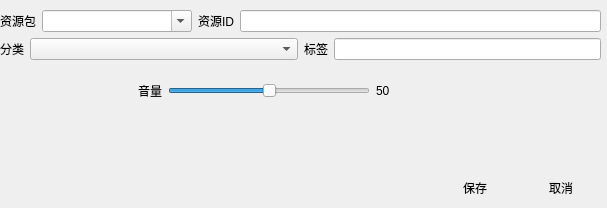
<?xml version="1.0" encoding="UTF-8"?>
<ui version="4.0">
 <class>AddAudioWindow</class>
 <widget class="QWidget" name="AddAudioWindow">
  <property name="geometry">
   <rect>
    <x>0</x>
    <y>0</y>
    <width>607</width>
    <height>208</height>
   </rect>
  </property>
  <property name="windowTitle">
   <string>添加音频</string>
  </property>
  <property name="windowIcon">
   <iconset resource="orion.qrc">
    <normaloff>:/images/unique32.png</normaloff>:/images/unique32.png</iconset>
  </property>
  <widget class="QWidget" name="layoutWidget">
   <property name="geometry">
    <rect>
     <x>0</x>
     <y>10</y>
     <width>601</width>
     <height>191</height>
    </rect>
   </property>
   <layout class="QVBoxLayout" name="verticalLayout">
    <item>
     <layout class="QHBoxLayout" name="horizontalLayout_5">
      <item>
       <widget class="QLabel" name="label_2">
        <property name="text">
         <string>资源包</string>
        </property>
       </widget>
      </item>
      <item>
       <widget class="QComboBox" name="pkgcomboBox">
        <property name="sizePolicy">
         <sizepolicy hsizetype="Preferred" vsizetype="Fixed">
          <horstretch>0</horstretch>
          <verstretch>0</verstretch>
         </sizepolicy>
        </property>
        <property name="minimumSize">
         <size>
          <width>150</width>
          <height>0</height>
         </size>
        </property>
        <property name="editable">
         <bool>true</bool>
        </property>
       </widget>
      </item>
      <item>
       <widget class="QLabel" name="aliaslabel">
        <property name="text">
         <string>资源ID</string>
        </property>
       </widget>
      </item>
      <item>
       <widget class="QLineEdit" name="namelineEdit">
        <property name="sizePolicy">
         <sizepolicy hsizetype="Expanding" vsizetype="Fixed">
          <horstretch>1</horstretch>
          <verstretch>0</verstretch>
         </sizepolicy>
        </property>
        <property name="maxLength">
         <number>32</number>
        </property>
        <property name="readOnly">
         <bool>false</bool>
        </property>
        <property name="placeholderText">
         <string/>
        </property>
       </widget>
      </item>
     </layout>
    </item>
    <item>
     <layout class="QHBoxLayout" name="horizontalLayout">
      <item>
       <widget class="QLabel" name="label">
        <property name="text">
         <string>分类</string>
        </property>
       </widget>
      </item>
      <item>
       <widget class="QComboBox" name="catecomboBox">
        <property name="sizePolicy">
         <sizepolicy hsizetype="Preferred" vsizetype="Fixed">
          <horstretch>1</horstretch>
          <verstretch>0</verstretch>
         </sizepolicy>
        </property>
       </widget>
      </item>
      <item>
       <widget class="QLabel" name="label_4">
        <property name="text">
         <string>标签</string>
        </property>
       </widget>
      </item>
      <item>
       <widget class="QLineEdit" name="taglineEdit">
        <property name="sizePolicy">
         <sizepolicy hsizetype="Expanding" vsizetype="Fixed">
          <horstretch>1</horstretch>
          <verstretch>0</verstretch>
         </sizepolicy>
        </property>
       </widget>
      </item>
     </layout>
    </item>
    <item>
     <layout class="QHBoxLayout" name="horizontalLayout_3">
      <item>
       <widget class="QPushButton" name="playpushButton">
        <property name="text">
         <string/>
        </property>
        <property name="icon">
         <iconset resource="orion.qrc">
          <normaloff>:/images/play.png</normaloff>:/images/play.png</iconset>
        </property>
        <property name="iconSize">
         <size>
          <width>32</width>
          <height>32</height>
         </size>
        </property>
        <property name="flat">
         <bool>true</bool>
        </property>
       </widget>
      </item>
      <item>
       <widget class="QPushButton" name="pausepushButton">
        <property name="enabled">
         <bool>false</bool>
        </property>
        <property name="text">
         <string/>
        </property>
        <property name="icon">
         <iconset resource="orion.qrc">
          <normaloff>:/images/pause.png</normaloff>:/images/pause.png</iconset>
        </property>
        <property name="iconSize">
         <size>
          <width>32</width>
          <height>32</height>
         </size>
        </property>
        <property name="flat">
         <bool>true</bool>
        </property>
       </widget>
      </item>
      <item>
       <widget class="QPushButton" name="stoppushButton">
        <property name="enabled">
         <bool>false</bool>
        </property>
        <property name="text">
         <string/>
        </property>
        <property name="icon">
         <iconset resource="orion.qrc">
          <normaloff>:/images/stop.png</normaloff>:/images/stop.png</iconset>
        </property>
        <property name="iconSize">
         <size>
          <width>32</width>
          <height>32</height>
         </size>
        </property>
        <property name="flat">
         <bool>true</bool>
        </property>
       </widget>
      </item>
      <item>
       <widget class="QLabel" name="label_5">
        <property name="text">
         <string>音量</string>
        </property>
       </widget>
      </item>
      <item>
       <widget class="QSlider" name="volumehorizontalSlider">
        <property name="maximum">
         <number>100</number>
        </property>
        <property name="value">
         <number>50</number>
        </property>
        <property name="orientation">
         <enum>Qt::Horizontal</enum>
        </property>
       </widget>
      </item>
      <item>
       <widget class="QLabel" name="volumelabel">
        <property name="minimumSize">
         <size>
          <width>24</width>
          <height>0</height>
         </size>
        </property>
        <property name="maximumSize">
         <size>
          <width>24</width>
          <height>16777215</height>
         </size>
        </property>
        <property name="text">
         <string>50</string>
        </property>
       </widget>
      </item>
      <item>
       <spacer name="horizontalSpacer_2">
        <property name="orientation">
         <enum>Qt::Horizontal</enum>
        </property>
        <property name="sizeHint" stdset="0">
         <size>
          <width>40</width>
          <height>20</height>
         </size>
        </property>
       </spacer>
      </item>
     </layout>
    </item>
    <item>
     <widget class="QLabel" name="infolabel">
      <property name="minimumSize">
       <size>
        <width>0</width>
        <height>32</height>
       </size>
      </property>
      <property name="text">
       <string/>
      </property>
      <property name="alignment">
       <set>Qt::AlignRight|Qt::AlignTrailing|Qt::AlignVCenter</set>
      </property>
     </widget>
    </item>
    <item>
     <layout class="QHBoxLayout" name="horizontalLayout_2">
      <item>
       <widget class="QLabel" name="loglabel">
        <property name="sizePolicy">
         <sizepolicy hsizetype="Preferred" vsizetype="Preferred">
          <horstretch>1</horstretch>
          <verstretch>0</verstretch>
         </sizepolicy>
        </property>
        <property name="text">
         <string/>
        </property>
       </widget>
      </item>
      <item>
       <spacer name="horizontalSpacer">
        <property name="orientation">
         <enum>Qt::Horizontal</enum>
        </property>
        <property name="sizeHint" stdset="0">
         <size>
          <width>40</width>
          <height>20</height>
         </size>
        </property>
       </spacer>
      </item>
      <item>
       <widget class="QPushButton" name="savepushButton">
        <property name="text">
         <string>保存</string>
        </property>
        <property name="icon">
         <iconset resource="orion.qrc">
          <normaloff>:/images/ok.png</normaloff>:/images/ok.png</iconset>
        </property>
        <property name="iconSize">
         <size>
          <width>32</width>
          <height>32</height>
         </size>
        </property>
        <property name="flat">
         <bool>true</bool>
        </property>
       </widget>
      </item>
      <item>
       <widget class="QPushButton" name="cancelpushButton">
        <property name="text">
         <string>取消</string>
        </property>
        <property name="icon">
         <iconset resource="orion.qrc">
          <normaloff>:/images/cancel.png</normaloff>:/images/cancel.png</iconset>
        </property>
        <property name="iconSize">
         <size>
          <width>32</width>
          <height>32</height>
         </size>
        </property>
        <property name="flat">
         <bool>true</bool>
        </property>
       </widget>
      </item>
     </layout>
    </item>
   </layout>
  </widget>
 </widget>
 <resources>
  <include location="orion.qrc"/>
 </resources>
 <connections/>
</ui>
